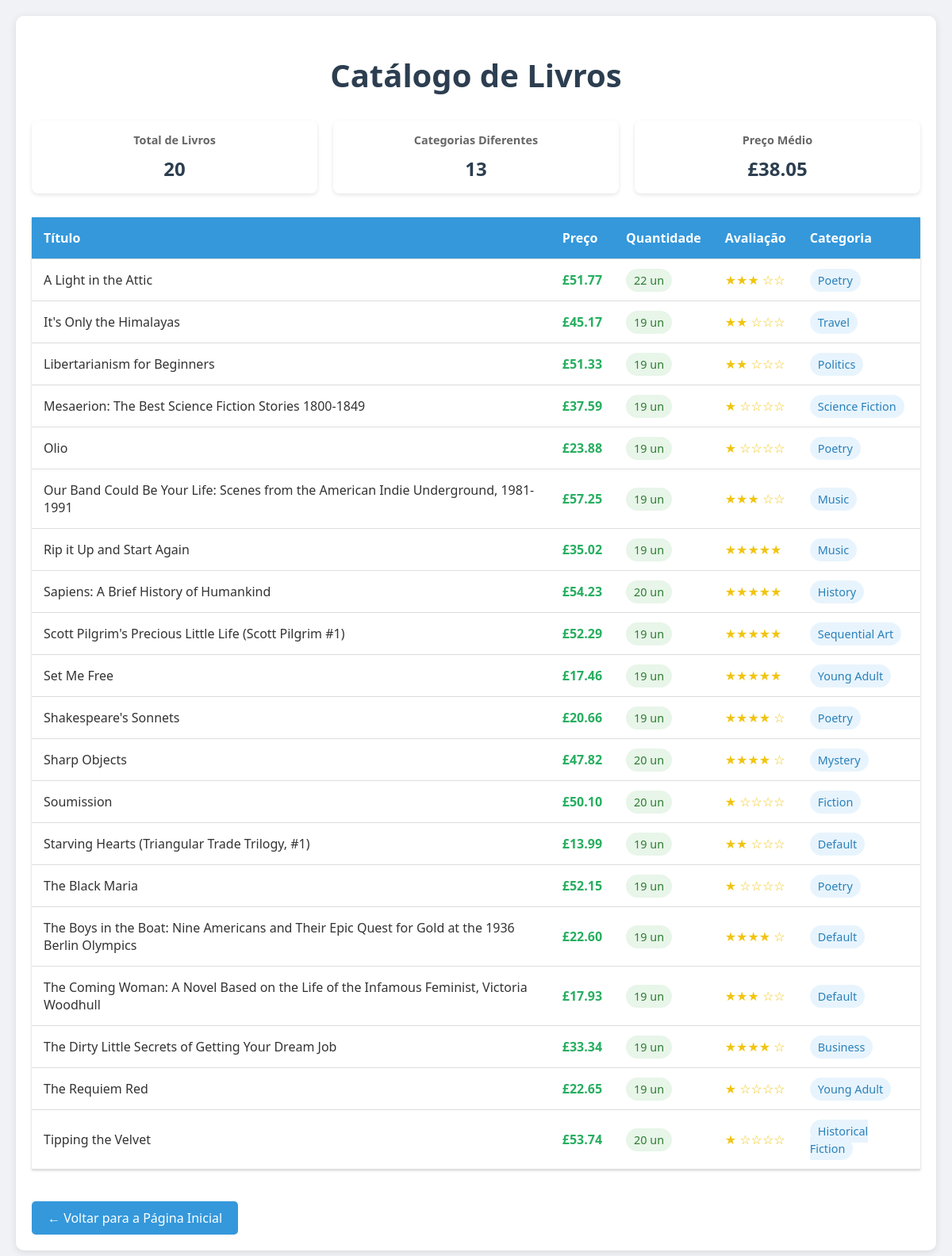
The page /livros on the database its author committed.
### tables this page shows
CREATE TABLE livros (
            id INTEGER PRIMARY KEY AUTOINCREMENT,
            titulo TEXT NOT NULL UNIQUE,
            preco REAL NOT NULL,
            quantidade INTEGER NOT NULL,
            avaliacao INTEGER NOT NULL,
            categoria_id INTEGER,
            FOREIGN KEY (categoria_id) REFERENCES categorias(id)
        );

CREATE TABLE "categorias" (
            id INTEGER PRIMARY KEY AUTOINCREMENT,
            nome TEXT NOT NULL UNIQUE
        );

### Site_Flask/app.py (the view)
@app.route('/livros')
def livros():
    try:
        conn = conectar_banco()
        if not conn:
            abort(500)
        cursor = conn.cursor()
        cursor.execute('''
            SELECT l.titulo, l.preco, l.quantidade, l.avaliacao,
                   c.nome as categoria_nome
            FROM livros l
            LEFT JOIN categorias c ON l.categoria_id = c.id
            ORDER BY l.titulo ASC
        ''')
        livros = cursor.fetchall()
        total_livros = len(livros)
        if total_livros > 0:
            preco_medio = sum(livro['preco'] for livro in livros) / total_livros
            categorias_unicas = len(set(livro['categoria_nome'] for livro in livros))
        else:
            preco_medio = 0
            categorias_unicas = 0
        conn.close()
        return render_template('livros.html',
                             livros=livros,
                             total_livros=total_livros,
                             preco_medio=preco_medio,
                             categorias_unicas=categorias_unicas)
    except Exception as e:
        print(f"Erro na rota livros: {e}")
        abort(500)

### Site_Flask/app.py (called while the page is built)
def conectar_banco():
    try:
        conn = sqlite3.connect(DB_PATH)
        conn.row_factory = sqlite3.Row
        return conn
    except Exception as e:
        print(f"Erro ao conectar ao banco de dados: {e}")
        return None

### Site_Flask/templates/livros.html (shortened to what this page needs)
<!DOCTYPE html>
<html lang="pt-br">
<head>
</head>
<body>
    <div class="container">
        <h1>Catálogo de Livros</h1>
        <div class="stats-container">
            <div class="stat-card">
                <h3>Total de Livros</h3>
                <p>{{ livros|length }}</p>
            </div>
            <div class="stat-card">
                <h3>Categorias Diferentes</h3>
                <p>{{ livros|map(attribute='categoria_nome')|unique|list|length }}</p>
            </div>
            <div class="stat-card">
                <h3>Preço Médio</h3>
                <p>£{{ "%.2f"|format(livros|map(attribute='preco')|sum / livros|length) }}</p>
            </div>
        </div>
        {% if livros %}
        <table>
            <thead>
                <tr>
                    <th>Título</th>
                    <th>Preço</th>
                    <th>Quantidade</th>
                    <th>Avaliação</th>
                    <th>Categoria</th>
                </tr>
            </thead>
            <tbody>
                {% for livro in livros %}
                <tr>
                    <td>{{ livro.titulo }}</td>
                    <td class="price">£{{ "%.2f"|format(livro.preco) }}</td>
                    <td>
                        <span class="stock {% if livro.quantidade > 15 %}high{% elif livro.quantidade > 5 %}medium{% else %}low{% endif %}">
                            {{ livro.quantidade }} un
                        </span>
                    </td>
                    <td class="rating">
                        {% for _ in range(livro.avaliacao) %}★{% endfor %}
                        {% for _ in range(5 - livro.avaliacao) %}☆{% endfor %}
                    </td>
                    <td><span class="category-badge">{{ livro.categoria_nome }}</span></td>
                </tr>
                {% endfor %}
            </tbody>
        </table>
        {% else %}
        <p>Nenhum livro encontrado no catálogo.</p>
        {% endif %}
        <a href="/" class="back-button">← Voltar para a Página Inicial</a>
    </div>
</body>
</html>

### Site_Flask/templates/livros.html (style rules this page uses)
body { font-family: 'Segoe UI', Tahoma, Geneva, Verdana, sans-serif; margin: 0; padding: 20px; background-color: #f0f2f5; color: #333; }
.container { max-width: 1200px; margin: 0 auto; background-color: white; padding: 20px; border-radius: 10px; box-shadow: 0 2px 10px rgba(0,0,0,0.1); }
h1 { color: #2c3e50; text-align: center; margin-bottom: 30px; font-size: 2.5em; }
.stats-container { display: grid; grid-template-columns: repeat(auto-fit, minmax(200px, 1fr)); gap: 20px; margin-bottom: 30px; }
.stat-card { background-color: #fff; padding: 15px; border-radius: 8px; box-shadow: 0 2px 5px rgba(0,0,0,0.1); text-align: center; }
.stat-card h3 { margin: 0; color: #666; font-size: 0.9em; }
.stat-card p { margin: 10px 0 0; font-size: 1.5em; color: #2c3e50; font-weight: bold; }
table { width: 100%; border-collapse: collapse; margin: 20px 0; background-color: white; box-shadow: 0 1px 3px rgba(0,0,0,0.2); }
th, td { padding: 15px; text-align: left; border-bottom: 1px solid #ddd; }
th { background-color: #3498db; color: white; font-weight: 600; }
.price { color: #27ae60; font-weight: bold; }
.stock { padding: 5px 10px; border-radius: 15px; font-size: 0.9em; }
.stock.high { background-color: #e8f5e9; color: #2e7d32; }
.rating { color: #f1c40f; }
.category-badge { background-color: #e8f4fd; color: #2980b9; padding: 5px 10px; border-radius: 15px; font-size: 0.9em; }
.back-button { display: inline-block; padding: 10px 20px; background-color: #3498db; color: white; text-decoration: none; border-radius: 5px; transition: background-color 0.3s; margin-top: 20px; }

### rows shown on the page
livros: titulo "A Light in the Attic", preco "51.77", quantidade "22", categoria_nome "Poetry"
livros: titulo "It's Only the Himalayas", preco "45.17", quantidade "19", avaliacao 2 (drawn), categoria_nome "Travel"
livros: titulo "Libertarianism for Beginners", preco "51.33", quantidade "19", avaliacao 2 (drawn), categoria_nome "Politics"
livros: titulo "Mesaerion: The Best Science Fiction Stories 1800-1849", preco "37.59", quantidade "19", avaliacao 1 (drawn), categoria_nome "Science Fiction"
livros: titulo "Olio", preco "23.88", quantidade "19", avaliacao 1 (drawn), categoria_nome "Poetry"
livros: titulo "Our Band Could Be Your Life: Scenes from the American Indie Underground, 1981-1991", preco "57.25", quantidade "19", categoria_nome "Music"
livros: titulo "Rip it Up and Start Again", preco "35.02", quantidade "19", categoria_nome "Music"
livros: titulo "Sapiens: A Brief History of Humankind", preco "54.23", quantidade "20", categoria_nome "History"
livros: titulo "Scott Pilgrim's Precious Little Life (Scott Pilgrim #1)", preco "52.29", quantidade "19", categoria_nome "Sequential Art"
livros: titulo "Set Me Free", preco "17.46", quantidade "19", categoria_nome "Young Adult"
livros: titulo "Shakespeare's Sonnets", preco "20.66", quantidade "19", categoria_nome "Poetry"
livros: titulo "Sharp Objects", preco "47.82", quantidade "20", categoria_nome "Mystery"
livros: titulo "Soumission", preco "50.10", quantidade "20", avaliacao 1 (drawn), categoria_nome "Fiction"
livros: titulo "Starving Hearts (Triangular Trade Trilogy, #1)", preco "13.99", quantidade "19", avaliacao 2 (drawn), categoria_nome "Default"
livros: titulo "The Black Maria", preco "52.15", quantidade "19", avaliacao 1 (drawn), categoria_nome "Poetry"
livros: titulo "The Boys in the Boat: Nine Americans and Their Epic Quest for Gold at the 1936 Berlin Olympics", preco "22.60", quantidade "19", categoria_nome "Default"
livros: titulo "The Coming Woman: A Novel Based on the Life of the Infamous Feminist, Victoria Woodhull", preco "17.93", quantidade "19", categoria_nome "Default"
livros: titulo "The Dirty Little Secrets of Getting Your Dream Job", preco "33.34", quantidade "19", categoria_nome "Business"
livros: titulo "The Requiem Red", preco "22.65", quantidade "19", avaliacao 1 (drawn), categoria_nome "Young Adult"
livros: titulo "Tipping the Velvet", preco "53.74", quantidade "20", avaliacao 1 (drawn), categoria_nome "Historical Fiction"

### other values the page prints
{{ livros|length }} "20"
{{ livros|map(attribute='categoria_nome')|unique|list|length }} "13"
{{ "%.2f"|format(livros|map(attribute='preco')|sum / livros|length) }} "38.05"
